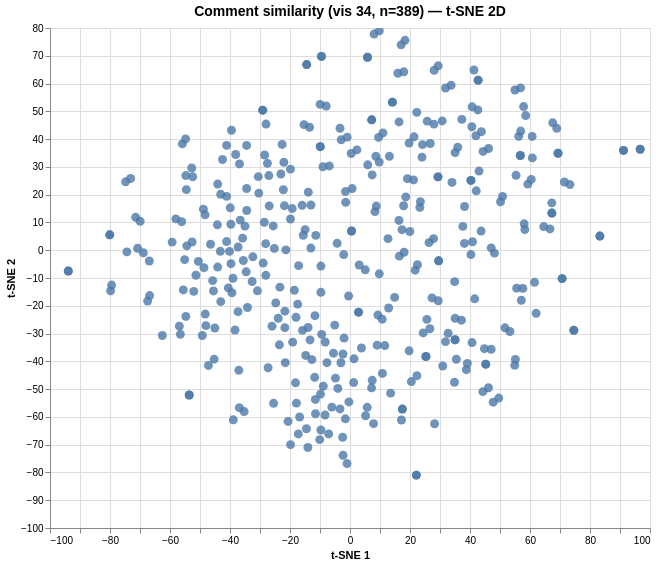

Vega-Lite specification stored for this chart:
### Vega specification from a JSON file in a GitHub repository (floating-point values rounded to 4 significant figures; data arrays with more than 128 entries replaced by an {"elided": "..."} marker saying what was removed)
{"$schema": "https://vega.github.io/schema/vega/v6.json", "data": [{"name": "param_1e9efca18e7a2868_store"}, {"name": "source_0", "values": {"elided": "389 records"}}, {"name": "source_0_x_domain_dim_1", "values": [{"min": -93.9, "max": 96.73}]}, {"name": "source_0_y_domain_dim_2", "values": [{"min": -80.96, "max": 78.98}]}], "signals": [{"name": "unit", "value": {}, "on": [{"events": "pointermove", "update": "isTuple(group()) ? group() : unit"}]}, {"name": "param_1e9efca18e7a2868", "update": "vlSelectionResolve(\"param_1e9efca18e7a2868_store\", \"union\")"}, {"name": "param_1e9efca18e7a2868_dim_1", "on": [{"events": [{"source": "view", "type": "dblclick"}], "update": "null"}, {"events": {"signal": "param_1e9efca18e7a2868_translate_delta"}, "update": "panLinear(param_1e9efca18e7a2868_translate_anchor.extent_x, -param_1e9efca18e7a2868_translate_delta.x / width)"}, {"events": {"signal": "param_1e9efca18e7a2868_zoom_delta"}, "update": "zoomLinear(domain(\"x\"), param_1e9efca18e7a2868_zoom_anchor.x, param_1e9efca18e7a2868_zoom_delta)"}]}, {"name": "param_1e9efca18e7a2868_dim_2", "on": [{"events": [{"source": "view", "type": "dblclick"}], "update": "null"}, {"events": {"signal": "param_1e9efca18e7a2868_translate_delta"}, "update": "panLinear(param_1e9efca18e7a2868_translate_anchor.extent_y, param_1e9efca18e7a2868_translate_delta.y / height)"}, {"events": {"signal": "param_1e9efca18e7a2868_zoom_delta"}, "update": "zoomLinear(domain(\"y\"), param_1e9efca18e7a2868_zoom_anchor.y, param_1e9efca18e7a2868_zoom_delta)"}]}, {"name": "param_1e9efca18e7a2868_tuple", "on": [{"events": [{"signal": "param_1e9efca18e7a2868_dim_1 || param_1e9efca18e7a2868_dim_2"}], "update": "param_1e9efca18e7a2868_dim_1 && param_1e9efca18e7a2868_dim_2 ? {unit: \"\", fields: param_1e9efca18e7a2868_tuple_fields, values: [param_1e9efca18e7a2868_dim_1,param_1e9efca18e7a2868_dim_2]} : null"}]}, {"name": "param_1e9efca18e7a2868_tuple_fields", "value": [{"field": "dim_1", "channel": "x", "type": "R"}, {"field": "dim_2", "channel": "y", "type": "R"}]}, {"name": "param_1e9efca18e7a2868_translate_anchor", "value": {}, "on": [{"events": [{"source": "scope", "type": "pointerdown"}], "update": "{x: x(unit), y: y(unit), extent_x: domain(\"x\"), extent_y: domain(\"y\")}"}]}, {"name": "param_1e9efca18e7a2868_translate_delta", "value": {}, "on": [{"events": [{"source": "window", "between": [{"source": "scope", "type": "pointerdown"}, {"source": "window", "type": "pointerup"}], "type": "pointermove", "consume": true}], "update": "{x: param_1e9efca18e7a2868_translate_anchor.x - x(unit), y: param_1e9efca18e7a2868_translate_anchor.y - y(unit)}"}]}, {"name": "param_1e9efca18e7a2868_zoom_anchor", "on": [{"events": [{"source": "scope", "consume": true, "type": "wheel"}], "update": "{x: invert(\"x\", x(unit)), y: invert(\"y\", y(unit))}"}]}, {"name": "param_1e9efca18e7a2868_zoom_delta", "on": [{"events": [{"source": "scope", "type": "wheel", "consume": true}], "update": "pow(1.001, event.deltaY * pow(16, event.deltaMode))", "force": true}]}, {"name": "param_1e9efca18e7a2868_modify", "on": [{"events": {"signal": "param_1e9efca18e7a2868_tuple"}, "update": "modify(\"param_1e9efca18e7a2868_store\", param_1e9efca18e7a2868_tuple, true)"}]}], "marks": [{"type": "symbol", "name": "marks", "from": {"data": "source_0"}, "encode": {"update": {"y": {"field": "dim_2", "scale": "y"}, "size": {"value": 80}, "fill": {"value": "#4c78a8"}, "shape": {"value": "circle"}, "tooltip": {"signal": "{\"Comment #\": format(datum[\"index\"], \"\"), \"Comment\": isValid(datum[\"comment\"]) ? datum[\"comment\"] : \"\"+datum[\"comment\"]}"}, "opacity": {"value": 0.8}, "x": {"field": "dim_1", "scale": "x"}}}, "clip": true, "interactive": true, "style": ["circle"]}], "scales": [{"name": "x", "type": "linear", "domain": [{"signal": "(data(\"source_0_x_domain_dim_1\")[0] || {}).min"}, {"signal": "(data(\"source_0_x_domain_dim_1\")[0] || {}).max"}], "range": [0, {"signal": "width"}], "nice": true, "zero": true, "domainRaw": {"signal": "param_1e9efca18e7a2868[\"dim_1\"]"}}, {"name": "y", "type": "linear", "domain": [{"signal": "(data(\"source_0_y_domain_dim_2\")[0] || {}).min"}, {"signal": "(data(\"source_0_y_domain_dim_2\")[0] || {}).max"}], "range": [{"signal": "height"}, 0], "nice": true, "domainRaw": {"signal": "param_1e9efca18e7a2868[\"dim_2\"]"}, "zero": true}], "axes": [{"scale": "x", "ticks": false, "zindex": 0, "labels": false, "maxExtent": 0, "grid": true, "tickCount": {"signal": "ceil(width/40)"}, "gridScale": "y", "orient": "bottom", "domain": false, "aria": false, "minExtent": 0}, {"scale": "y", "gridScale": "x", "labels": false, "domain": false, "grid": true, "tickCount": {"signal": "ceil(height/40)"}, "minExtent": 0, "aria": false, "maxExtent": 0, "ticks": false, "zindex": 0, "orient": "left"}, {"scale": "x", "labelOverlap": true, "tickCount": {"signal": "ceil(width/40)"}, "zindex": 0, "orient": "bottom", "title": "t-SNE 1", "labelFlush": true, "grid": false}, {"scale": "y", "labelOverlap": true, "tickCount": {"signal": "ceil(height/40)"}, "orient": "left", "zindex": 0, "title": "t-SNE 2", "grid": false}], "title": {"text": "Comment similarity (vis 34, n=389) — t-SNE 2D", "fontSize": 14, "frame": "group"}, "padding": 5, "background": "white", "height": 500, "width": 600, "style": "cell"}
